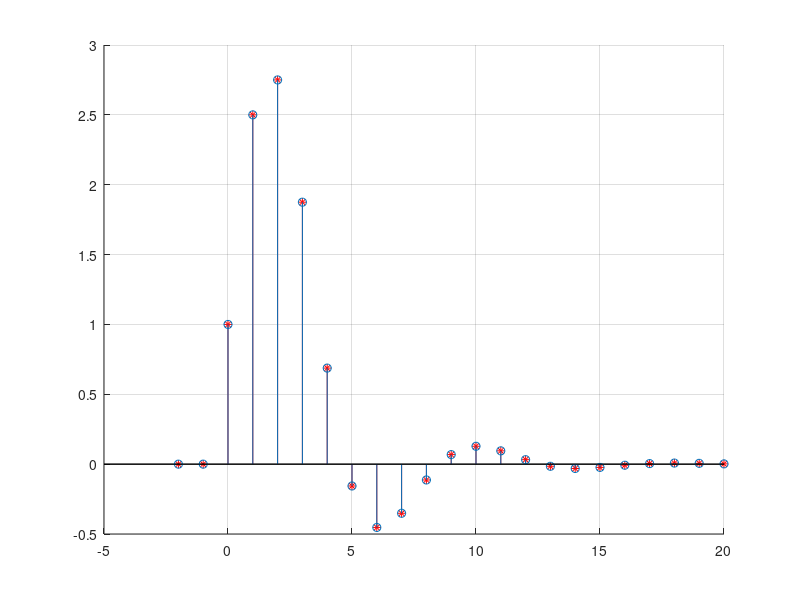

The MATLAB source for this figure:
clc
clear all
close all

n=-2:20;
y(1)=0;
y(2)=0;

for l=1:length(n)
    if n(l)>=0
        xn(l)=(0.5).^n(l);
    else
        xn(l)=0;
    end
    
    if l>=3
        y(l)=xn(l)+xn(l-1)+y(l-1)-0.5.*y(l-2);
    end
    
    if n(l)>=0
        ync(l)=3*(0.5.^n(l))+(-1-2j)*((0.5+0.5j).^n(l))+(-1+2j)*((0.5-0.5j).^n(l));
    else
        ync(l)=0;
    end
    
end

hold on
grid on
stem(n,ync,'r*')
stem(n,y)
hold off